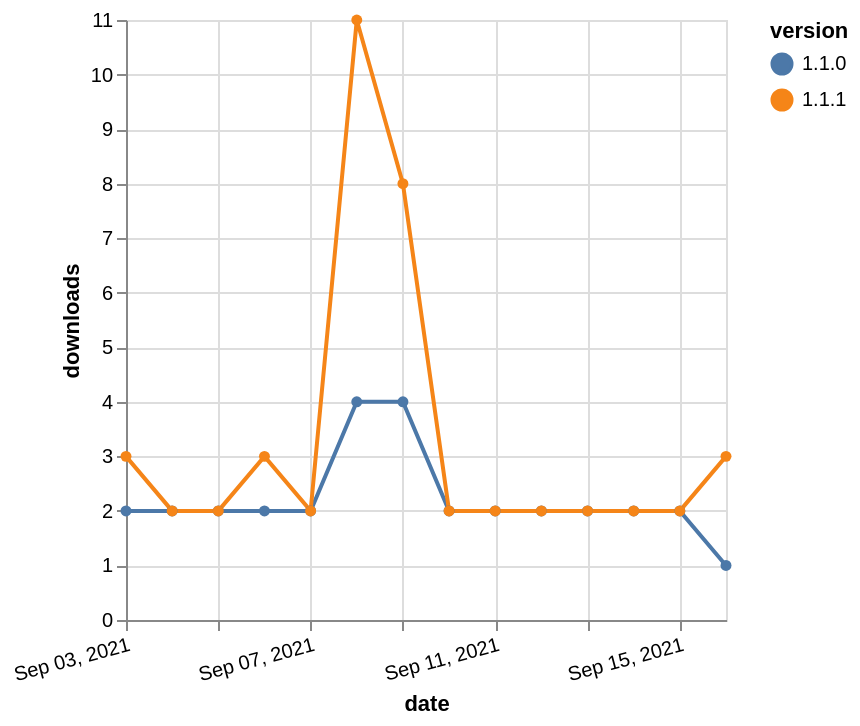

Vega-Lite specification stored for this chart:
### Vega-Lite specification from a JSON file in a GitHub repository (floating-point values rounded to 4 significant figures)
{"$schema": "https://vega.github.io/schema/vega-lite/v5.json", "description": "A simple bar chart with embedded data.", "data": {"values": [{"date": "2021-09-03", "total": 1534, "delta": 2, "version": "1.1.0"}, {"date": "2021-09-04", "total": 1536, "delta": 2, "version": "1.1.0"}, {"date": "2021-09-05", "total": 1538, "delta": 2, "version": "1.1.0"}, {"date": "2021-09-06", "total": 1540, "delta": 2, "version": "1.1.0"}, {"date": "2021-09-07", "total": 1542, "delta": 2, "version": "1.1.0"}, {"date": "2021-09-08", "total": 1546, "delta": 4, "version": "1.1.0"}, {"date": "2021-09-09", "total": 1550, "delta": 4, "version": "1.1.0"}, {"date": "2021-09-10", "total": 1552, "delta": 2, "version": "1.1.0"}, {"date": "2021-09-11", "total": 1554, "delta": 2, "version": "1.1.0"}, {"date": "2021-09-12", "total": 1556, "delta": 2, "version": "1.1.0"}, {"date": "2021-09-13", "total": 1558, "delta": 2, "version": "1.1.0"}, {"date": "2021-09-14", "total": 1560, "delta": 2, "version": "1.1.0"}, {"date": "2021-09-15", "total": 1562, "delta": 2, "version": "1.1.0"}, {"date": "2021-09-16", "total": 1563, "delta": 1, "version": "1.1.0"}, {"date": "2021-09-03", "total": 1802, "delta": 3, "version": "1.1.1"}, {"date": "2021-09-04", "total": 1804, "delta": 2, "version": "1.1.1"}, {"date": "2021-09-05", "total": 1806, "delta": 2, "version": "1.1.1"}, {"date": "2021-09-06", "total": 1809, "delta": 3, "version": "1.1.1"}, {"date": "2021-09-07", "total": 1811, "delta": 2, "version": "1.1.1"}, {"date": "2021-09-08", "total": 1822, "delta": 11, "version": "1.1.1"}, {"date": "2021-09-09", "total": 1830, "delta": 8, "version": "1.1.1"}, {"date": "2021-09-10", "total": 1832, "delta": 2, "version": "1.1.1"}, {"date": "2021-09-11", "total": 1834, "delta": 2, "version": "1.1.1"}, {"date": "2021-09-12", "total": 1836, "delta": 2, "version": "1.1.1"}, {"date": "2021-09-13", "total": 1838, "delta": 2, "version": "1.1.1"}, {"date": "2021-09-14", "total": 1840, "delta": 2, "version": "1.1.1"}, {"date": "2021-09-15", "total": 1842, "delta": 2, "version": "1.1.1"}, {"date": "2021-09-16", "total": 1845, "delta": 3, "version": "1.1.1"}]}, "width": "container", "mark": {"type": "line", "point": {"filled": true}}, "encoding": {"x": {"field": "date", "type": "temporal", "timeUnit": "yearmonthdate", "title": "date", "axis": {"labelAngle": -15}}, "y": {"field": "delta", "type": "quantitative", "title": "downloads"}, "color": {"field": "version", "type": "nominal"}, "tooltip": {"field": "delta"}}}
